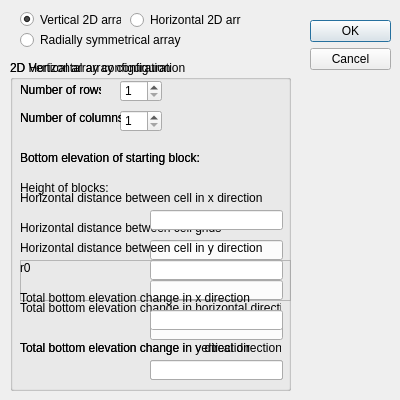
<?xml version="1.0" encoding="UTF-8"?>
<ui version="4.0">
 <class>gridWindow</class>
 <widget class="QDialog" name="gridWindow">
  <property name="windowModality">
   <enum>Qt::WindowModal</enum>
  </property>
  <property name="geometry">
   <rect>
    <x>0</x>
    <y>0</y>
    <width>400</width>
    <height>400</height>
   </rect>
  </property>
  <property name="sizePolicy">
   <sizepolicy hsizetype="Fixed" vsizetype="Fixed">
    <horstretch>0</horstretch>
    <verstretch>0</verstretch>
   </sizepolicy>
  </property>
  <property name="minimumSize">
   <size>
    <width>400</width>
    <height>400</height>
   </size>
  </property>
  <property name="maximumSize">
   <size>
    <width>400</width>
    <height>550</height>
   </size>
  </property>
  <property name="windowTitle">
   <string>Array configuration dialog</string>
  </property>
  <widget class="QDialogButtonBox" name="buttonBox">
   <property name="geometry">
    <rect>
     <x>310</x>
     <y>20</y>
     <width>81</width>
     <height>241</height>
    </rect>
   </property>
   <property name="orientation">
    <enum>Qt::Vertical</enum>
   </property>
   <property name="standardButtons">
    <set>QDialogButtonBox::Cancel|QDialogButtonBox::Ok</set>
   </property>
  </widget>
  <widget class="QGroupBox" name="groupBoxV">
   <property name="geometry">
    <rect>
     <x>10</x>
     <y>60</y>
     <width>281</width>
     <height>331</height>
    </rect>
   </property>
   <property name="title">
    <string>2D Vertical array configuration</string>
   </property>
   <widget class="QSpinBox" name="rowsSpin">
    <property name="geometry">
     <rect>
      <x>110</x>
      <y>20</y>
      <width>42</width>
      <height>22</height>
     </rect>
    </property>
    <property name="minimum">
     <number>1</number>
    </property>
   </widget>
   <widget class="QLabel" name="label_4">
    <property name="geometry">
     <rect>
      <x>10</x>
      <y>20</y>
      <width>81</width>
      <height>20</height>
     </rect>
    </property>
    <property name="text">
     <string>Number of rows</string>
    </property>
   </widget>
   <widget class="QSpinBox" name="columnsSpin">
    <property name="geometry">
     <rect>
      <x>110</x>
      <y>50</y>
      <width>42</width>
      <height>22</height>
     </rect>
    </property>
    <property name="minimum">
     <number>1</number>
    </property>
   </widget>
   <widget class="QLabel" name="label_5">
    <property name="geometry">
     <rect>
      <x>10</x>
      <y>50</y>
      <width>101</width>
      <height>16</height>
     </rect>
    </property>
    <property name="text">
     <string>Number of columns</string>
    </property>
   </widget>
   <widget class="QLabel" name="heightLbl">
    <property name="geometry">
     <rect>
      <x>10</x>
      <y>120</y>
      <width>261</width>
      <height>16</height>
     </rect>
    </property>
    <property name="text">
     <string>Height of blocks: </string>
    </property>
   </widget>
   <widget class="QLabel" name="z0Lbl">
    <property name="geometry">
     <rect>
      <x>10</x>
      <y>90</y>
      <width>261</width>
      <height>16</height>
     </rect>
    </property>
    <property name="text">
     <string>Bottom elevation of starting block:</string>
    </property>
   </widget>
   <widget class="UnitTextBox2" name="deltaHUnitBox">
    <property name="geometry">
     <rect>
      <x>140</x>
      <y>260</y>
      <width>133</width>
      <height>20</height>
     </rect>
    </property>
   </widget>
   <widget class="UnitTextBox2" name="deltaVUnitBox">
    <property name="geometry">
     <rect>
      <x>140</x>
      <y>300</y>
      <width>133</width>
      <height>20</height>
     </rect>
    </property>
   </widget>
   <widget class="QLabel" name="label_1">
    <property name="geometry">
     <rect>
      <x>10</x>
      <y>240</y>
      <width>261</width>
      <height>16</height>
     </rect>
    </property>
    <property name="text">
     <string>Total bottom elevation change in horizontal direction</string>
    </property>
   </widget>
   <widget class="QLabel" name="Label_2">
    <property name="geometry">
     <rect>
      <x>10</x>
      <y>280</y>
      <width>261</width>
      <height>16</height>
     </rect>
    </property>
    <property name="text">
     <string>Total bottom elevation change in vertical direction</string>
    </property>
   </widget>
   <widget class="UnitTextBox2" name="lengthUnitBox">
    <property name="geometry">
     <rect>
      <x>140</x>
      <y>180</y>
      <width>133</width>
      <height>20</height>
     </rect>
    </property>
    <property name="text">
     <string/>
    </property>
   </widget>
   <widget class="QLabel" name="label_2">
    <property name="geometry">
     <rect>
      <x>10</x>
      <y>160</y>
      <width>261</width>
      <height>16</height>
     </rect>
    </property>
    <property name="text">
     <string>Horizontal distance between cell grids</string>
    </property>
   </widget>
   <widget class="QFrame" name="r0frame">
    <property name="geometry">
     <rect>
      <x>10</x>
      <y>200</y>
      <width>271</width>
      <height>41</height>
     </rect>
    </property>
    <property name="frameShape">
     <enum>QFrame::StyledPanel</enum>
    </property>
    <property name="frameShadow">
     <enum>QFrame::Raised</enum>
    </property>
    <property name="lineWidth">
     <number>0</number>
    </property>
    <widget class="QLabel" name="label_r0">
     <property name="geometry">
      <rect>
       <x>0</x>
       <y>0</y>
       <width>261</width>
       <height>16</height>
      </rect>
     </property>
     <property name="text">
      <string>r0</string>
     </property>
    </widget>
    <widget class="UnitTextBox2" name="r0UnitBox">
     <property name="geometry">
      <rect>
       <x>130</x>
       <y>20</y>
       <width>133</width>
       <height>20</height>
      </rect>
     </property>
     <property name="text">
      <string/>
     </property>
    </widget>
    <zorder>label_r0</zorder>
    <zorder>r0UnitBox</zorder>
    <zorder>Label_2</zorder>
   </widget>
  </widget>
  <widget class="QRadioButton" name="radioButtonV">
   <property name="geometry">
    <rect>
     <x>20</x>
     <y>9</y>
     <width>101</width>
     <height>21</height>
    </rect>
   </property>
   <property name="text">
    <string>Vertical 2D array</string>
   </property>
   <property name="checked">
    <bool>true</bool>
   </property>
  </widget>
  <widget class="QRadioButton" name="radioButtonH">
   <property name="geometry">
    <rect>
     <x>130</x>
     <y>10</y>
     <width>111</width>
     <height>20</height>
    </rect>
   </property>
   <property name="text">
    <string>Horizontal 2D array</string>
   </property>
  </widget>
  <widget class="QRadioButton" name="radioButtonR">
   <property name="geometry">
    <rect>
     <x>20</x>
     <y>30</y>
     <width>161</width>
     <height>20</height>
    </rect>
   </property>
   <property name="text">
    <string>Radially symmetrical array</string>
   </property>
  </widget>
  <widget class="QGroupBox" name="groupBoxH">
   <property name="geometry">
    <rect>
     <x>10</x>
     <y>60</y>
     <width>281</width>
     <height>331</height>
    </rect>
   </property>
   <property name="title">
    <string>2D Horizontal array configuration</string>
   </property>
   <widget class="QSpinBox" name="rowsSpin_2">
    <property name="geometry">
     <rect>
      <x>110</x>
      <y>20</y>
      <width>42</width>
      <height>22</height>
     </rect>
    </property>
    <property name="minimum">
     <number>1</number>
    </property>
   </widget>
   <widget class="QLabel" name="label_9">
    <property name="geometry">
     <rect>
      <x>10</x>
      <y>20</y>
      <width>81</width>
      <height>20</height>
     </rect>
    </property>
    <property name="text">
     <string>Number of rows</string>
    </property>
   </widget>
   <widget class="QSpinBox" name="columnsSpin_2">
    <property name="geometry">
     <rect>
      <x>110</x>
      <y>50</y>
      <width>42</width>
      <height>22</height>
     </rect>
    </property>
    <property name="minimum">
     <number>1</number>
    </property>
   </widget>
   <widget class="QLabel" name="label_10">
    <property name="geometry">
     <rect>
      <x>10</x>
      <y>50</y>
      <width>101</width>
      <height>16</height>
     </rect>
    </property>
    <property name="text">
     <string>Number of columns</string>
    </property>
   </widget>
   <widget class="QLabel" name="z0Lbl_3">
    <property name="geometry">
     <rect>
      <x>10</x>
      <y>90</y>
      <width>261</width>
      <height>16</height>
     </rect>
    </property>
    <property name="text">
     <string>Bottom elevation of starting block:</string>
    </property>
   </widget>
   <widget class="UnitTextBox2" name="deltaHXUnitBox">
    <property name="geometry">
     <rect>
      <x>140</x>
      <y>250</y>
      <width>133</width>
      <height>20</height>
     </rect>
    </property>
   </widget>
   <widget class="UnitTextBox2" name="deltaHYUnitBox">
    <property name="geometry">
     <rect>
      <x>140</x>
      <y>300</y>
      <width>133</width>
      <height>20</height>
     </rect>
    </property>
   </widget>
   <widget class="QLabel" name="label_11">
    <property name="geometry">
     <rect>
      <x>10</x>
      <y>230</y>
      <width>261</width>
      <height>16</height>
     </rect>
    </property>
    <property name="text">
     <string>Total bottom elevation change in x direction</string>
    </property>
   </widget>
   <widget class="QLabel" name="Label_4">
    <property name="geometry">
     <rect>
      <x>10</x>
      <y>280</y>
      <width>261</width>
      <height>16</height>
     </rect>
    </property>
    <property name="text">
     <string>Total bottom elevation change in y direction</string>
    </property>
   </widget>
   <widget class="UnitTextBox2" name="lengthXUnitBox">
    <property name="geometry">
     <rect>
      <x>140</x>
      <y>150</y>
      <width>133</width>
      <height>20</height>
     </rect>
    </property>
    <property name="text">
     <string/>
    </property>
   </widget>
   <widget class="QLabel" name="label_12">
    <property name="geometry">
     <rect>
      <x>10</x>
      <y>130</y>
      <width>261</width>
      <height>16</height>
     </rect>
    </property>
    <property name="text">
     <string>Horizontal distance between cell in x direction</string>
    </property>
   </widget>
   <widget class="QLabel" name="label_13">
    <property name="geometry">
     <rect>
      <x>10</x>
      <y>180</y>
      <width>261</width>
      <height>16</height>
     </rect>
    </property>
    <property name="text">
     <string>Horizontal distance between cell in y direction</string>
    </property>
   </widget>
   <widget class="UnitTextBox2" name="lengthYUnitBox">
    <property name="geometry">
     <rect>
      <x>140</x>
      <y>200</y>
      <width>133</width>
      <height>20</height>
     </rect>
    </property>
    <property name="text">
     <string/>
    </property>
   </widget>
  </widget>
 </widget>
 <customwidgets>
  <customwidget>
   <class>UnitTextBox2</class>
   <extends>QLineEdit</extends>
   <header>UnitTextBox2.h</header>
  </customwidget>
 </customwidgets>
 <tabstops>
  <tabstop>rowsSpin</tabstop>
  <tabstop>columnsSpin</tabstop>
  <tabstop>lengthUnitBox</tabstop>
  <tabstop>deltaHUnitBox</tabstop>
  <tabstop>deltaVUnitBox</tabstop>
 </tabstops>
 <resources/>
 <connections>
  <connection>
   <sender>buttonBox</sender>
   <signal>accepted()</signal>
   <receiver>gridWindow</receiver>
   <slot>accept()</slot>
   <hints>
    <hint type="sourcelabel">
     <x>248</x>
     <y>254</y>
    </hint>
    <hint type="destinationlabel">
     <x>157</x>
     <y>274</y>
    </hint>
   </hints>
  </connection>
  <connection>
   <sender>buttonBox</sender>
   <signal>rejected()</signal>
   <receiver>gridWindow</receiver>
   <slot>reject()</slot>
   <hints>
    <hint type="sourcelabel">
     <x>316</x>
     <y>260</y>
    </hint>
    <hint type="destinationlabel">
     <x>286</x>
     <y>274</y>
    </hint>
   </hints>
  </connection>
  <connection>
   <sender>columnsSpin</sender>
   <signal>valueChanged(int)</signal>
   <receiver>columnsSpin_2</receiver>
   <slot>setValue(int)</slot>
   <hints>
    <hint type="sourcelabel">
     <x>140</x>
     <y>120</y>
    </hint>
    <hint type="destinationlabel">
     <x>430</x>
     <y>120</y>
    </hint>
   </hints>
  </connection>
  <connection>
   <sender>columnsSpin_2</sender>
   <signal>valueChanged(int)</signal>
   <receiver>columnsSpin</receiver>
   <slot>setValue(int)</slot>
   <hints>
    <hint type="sourcelabel">
     <x>430</x>
     <y>120</y>
    </hint>
    <hint type="destinationlabel">
     <x>140</x>
     <y>120</y>
    </hint>
   </hints>
  </connection>
  <connection>
   <sender>rowsSpin</sender>
   <signal>valueChanged(int)</signal>
   <receiver>rowsSpin_2</receiver>
   <slot>setValue(int)</slot>
   <hints>
    <hint type="sourcelabel">
     <x>140</x>
     <y>90</y>
    </hint>
    <hint type="destinationlabel">
     <x>430</x>
     <y>90</y>
    </hint>
   </hints>
  </connection>
  <connection>
   <sender>rowsSpin_2</sender>
   <signal>valueChanged(int)</signal>
   <receiver>rowsSpin</receiver>
   <slot>setValue(int)</slot>
   <hints>
    <hint type="sourcelabel">
     <x>430</x>
     <y>90</y>
    </hint>
    <hint type="destinationlabel">
     <x>140</x>
     <y>90</y>
    </hint>
   </hints>
  </connection>
  <connection>
   <sender>deltaHUnitBox</sender>
   <signal>textChanged(QString)</signal>
   <receiver>deltaHXUnitBox</receiver>
   <slot>setText(QString)</slot>
   <hints>
    <hint type="sourcelabel">
     <x>216</x>
     <y>309</y>
    </hint>
    <hint type="destinationlabel">
     <x>506</x>
     <y>319</y>
    </hint>
   </hints>
  </connection>
  <connection>
   <sender>deltaHXUnitBox</sender>
   <signal>textChanged(QString)</signal>
   <receiver>deltaHUnitBox</receiver>
   <slot>setText(QString)</slot>
   <hints>
    <hint type="sourcelabel">
     <x>506</x>
     <y>319</y>
    </hint>
    <hint type="destinationlabel">
     <x>216</x>
     <y>309</y>
    </hint>
   </hints>
  </connection>
  <connection>
   <sender>lengthUnitBox</sender>
   <signal>textChanged(QString)</signal>
   <receiver>lengthXUnitBox</receiver>
   <slot>setText(QString)</slot>
   <hints>
    <hint type="sourcelabel">
     <x>216</x>
     <y>249</y>
    </hint>
    <hint type="destinationlabel">
     <x>506</x>
     <y>219</y>
    </hint>
   </hints>
  </connection>
  <connection>
   <sender>lengthXUnitBox</sender>
   <signal>textChanged(QString)</signal>
   <receiver>lengthUnitBox</receiver>
   <slot>setText(QString)</slot>
   <hints>
    <hint type="sourcelabel">
     <x>506</x>
     <y>219</y>
    </hint>
    <hint type="destinationlabel">
     <x>216</x>
     <y>249</y>
    </hint>
   </hints>
  </connection>
 </connections>
</ui>
